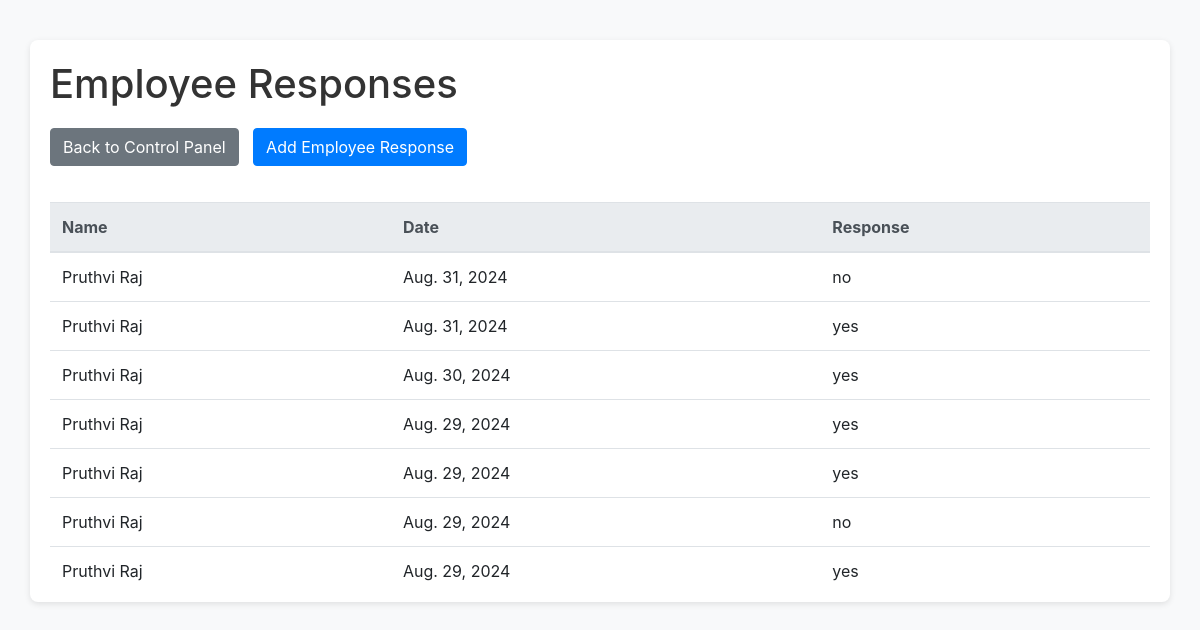
/api/employee-responses/, run on an earlier commit of the app's database.
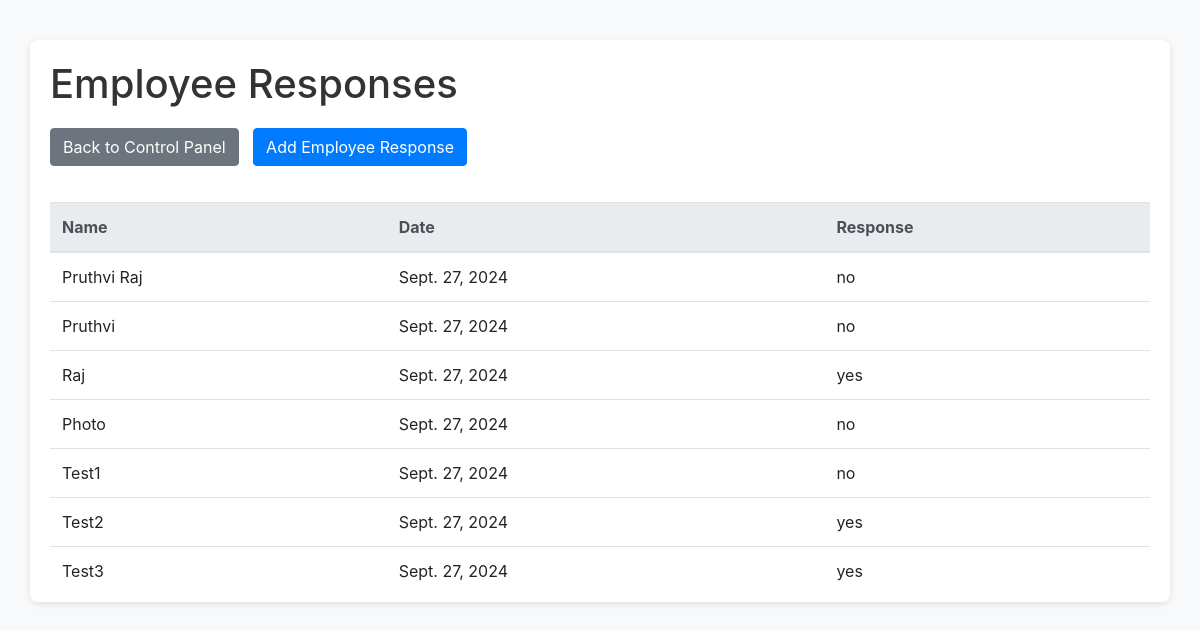
And on a later commit of the database.
### sender_app/models.py (models this page shows, shortened)
class EmployeeResponse(models.Model):
    employee = models.ForeignKey(Employee, on_delete=models.CASCADE)
    date = models.DateField()
    response = models.CharField(max_length=3, choices=[('yes', 'Yes'), ('no', 'No')])
    created_at = models.DateTimeField(auto_now_add=True)
    updated_at = models.DateTimeField(auto_now=True)
    class Meta:
        unique_together = ('employee', 'date')

class Employee(models.Model):
    user_id = models.AutoField(primary_key=True)
    name = models.CharField(max_length=100)
    email = EncryptedEmailField(max_length=254, unique=True)
    created_at = models.DateTimeField(auto_now_add=True)
    updated_at = models.DateTimeField(auto_now=True)

### sender_app/views.py (the view)
# urls.py: path('employee-responses/', EmployeeResponsesView.as_view(), name='employee_responses'),
class EmployeeResponsesView(View):
    def get(self, request):
        responses = EmployeeResponse.objects.all().select_related('employee').order_by('-date')
        return render(request, 'email_sender_app/employees_responses.html', {'responses': responses})

### sender_app/templates/email_sender_app/employees_responses.html (shortened to what this page needs)
<!DOCTYPE html>
<html lang="en">
<head>
    <link rel="stylesheet" href="https://stackpath.bootstrapcdn.com/bootstrap/4.5.2/css/bootstrap.min.css">
</head>
<body>
    <div class="container">
        <h1>Employee Responses</h1>
        <div class="mb-3">
            <a href="{% url 'control_panel' %}" class="btn btn-secondary btn-space">Back to Control Panel</a>
            <a href="{% url 'add_employee_response' %}" class="btn btn-primary">Add Employee Response</a>
        </div>
        <div class="scrollable-table">
            <table class="table">
                <thead class="thead-light">
                    <tr>
                        <th>Name</th>
                        <th>Date</th>
                        <th>Response</th>
                    </tr>
                </thead>
                <tbody>
                    {% for response in responses %}
                    <tr>
                        <td>{{ response.employee.name }}</td>
                        <td>{{ response.date }}</td>
                        <td>{{ response.response }}</td>
                    </tr>
                    {% endfor %}
                </tbody>
            </table>
        </div>
    </div>
</body>
</html>

What changed in the data, as far as the page shows it:
removed EmployeeResponse: employee.name "Pruthvi Raj", date "Aug. 31, 2024", response "no"
removed EmployeeResponse: employee.name "Pruthvi Raj", date "Aug. 31, 2024", response "yes"
removed EmployeeResponse: employee.name "Pruthvi Raj", date "Aug. 30, 2024", response "yes"
removed EmployeeResponse: employee.name "Pruthvi Raj", date "Aug. 29, 2024", response "yes"
removed EmployeeResponse: employee.name "Pruthvi Raj", date "Aug. 29, 2024", response "yes"
removed EmployeeResponse: employee.name "Pruthvi Raj", date "Aug. 29, 2024", response "no"
removed EmployeeResponse: employee.name "Pruthvi Raj", date "Aug. 29, 2024", response "yes"
added EmployeeResponse: employee.name "Pruthvi Raj", date "Sept. 27, 2024", response "no"
added EmployeeResponse: employee.name "Pruthvi", date "Sept. 27, 2024", response "no"
added EmployeeResponse: employee.name "Raj", date "Sept. 27, 2024", response "yes"
added EmployeeResponse: employee.name "Photo", date "Sept. 27, 2024", response "no"
added EmployeeResponse: employee.name "Test1", date "Sept. 27, 2024", response "no"
added EmployeeResponse: employee.name "Test2", date "Sept. 27, 2024", response "yes"
added EmployeeResponse: employee.name "Test3", date "Sept. 27, 2024", response "yes"
